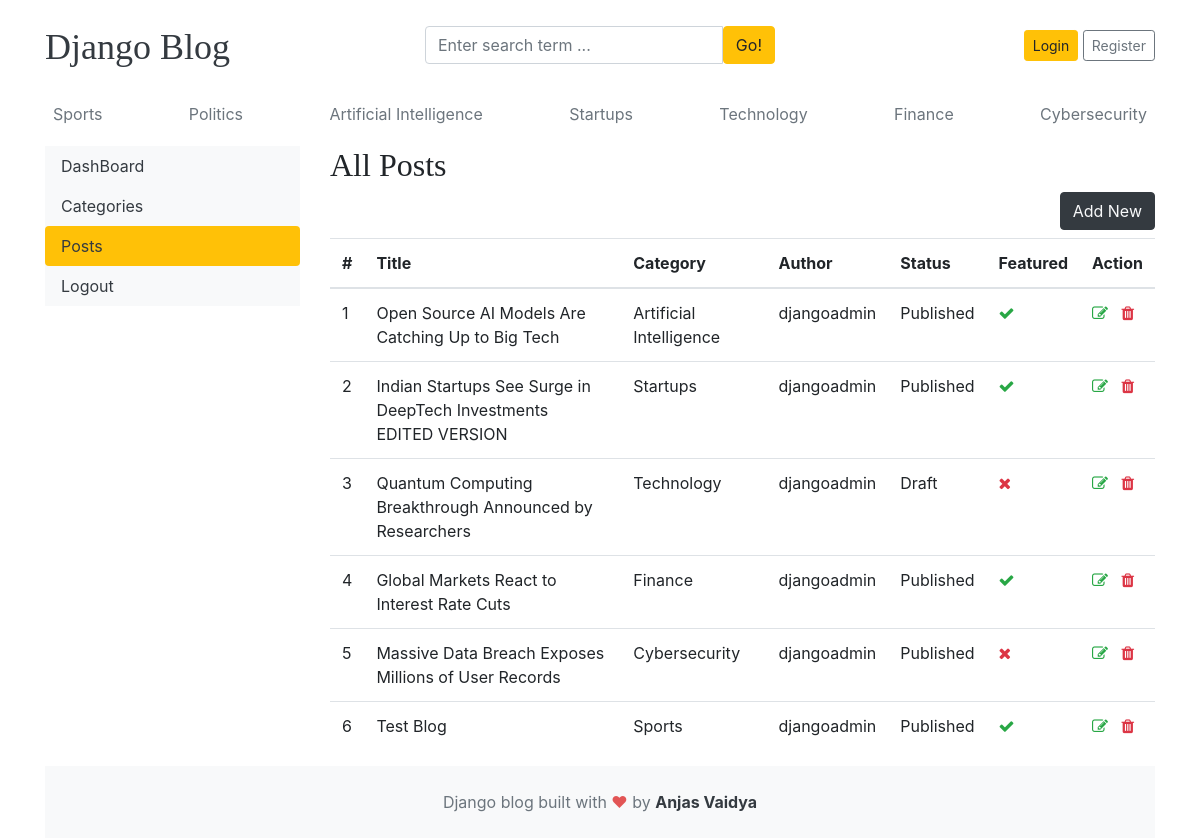
The app's page /dashboard/posts/ with its own data.
### blogs/models.py (models this page shows, shortened)
class Category(models.Model):
    category_name = models.CharField(max_length=50, unique=True)
    created_at = models.DateTimeField(auto_now_add=True)
    updated_at = models.DateTimeField(auto_now=True)
    class Meta:
        verbose_name_plural = "categories"
    def __str__(self):
        return self.category_name

class Blog(models.Model):
    title = models.CharField(max_length=100)
    slug = models.SlugField(max_length=150, unique=True, blank=True)
    category = models.ForeignKey(Category, on_delete=models.CASCADE)
    author = models.ForeignKey(User, on_delete=models.CASCADE)
    featured_image = models.ImageField(upload_to="uploads/%Y/%m/%d")
    short_description = models.TextField(max_length=500)
    blog_body = models.TextField(max_length=2000)
    status = models.CharField(max_length=20, choices=STATUS_CHOICES, default="Draft")
    is_featured = models.BooleanField(default=False)
    created_at = models.DateTimeField(auto_now_add=True)
    updated_at = models.DateTimeField(auto_now=True)

### dashboards/views.py (the view)
# urls.py: path("posts/", views.posts, name="posts"),
def posts(request):
    posts = Blog.objects.all()
    context = {
        "posts": posts,
    }
    return render(request, "dashboard/posts.html", context)

### blogs/context_processors.py (called while the page is built)
def get_categories(request):
    categories = Category.objects.all()
    return dict(categories=categories)

def get_social_links(request):
    social_links = SocialLink.objects.all()
    return dict(social_links=social_links)

### templates/dashboard/posts.html (shortened to what this page needs)
{% extends "base.html" %}
{% block content %}
  <div class="row">
    {% include 'dashboard/sidebar.html' %}
   <div class="col-md-9">
      <h2>All Posts</h2>
      <a href="{% url 'add_post' %}" class="btn btn-dark text-light float-right mb-2">Add New</a>
<table class="table table-hover">
  <thead>
    <tr>
      <th >#</th>
      <th >Title</th>
      <th >Category</th>
      <th >Author</th>
      <th >Status</th>
      <th >Featured</th>
      <th >Action</th>
    </tr>
  </thead>
  <tbody>
    <tr>
    {% for post  in posts %}
            <td>{{ forloop.counter}}</td>
            <td>{{ post.title }}</td>
            <td>{{ post.category }}</td>
            <td>{{ post.author }}</td>
            <td>{{ post.status }}</td>
            <td>{% if post.is_featured %}
             <i class="fa fa-check text-success"></i>
              {% else %}
             <i class="fa fa-times text-danger"></i>
            {% endif %}</td>
            <td>
              <a href="{% url 'edit_post' post.id %}">
              <i class="fa fa-edit text-success"></i>
              </a>
              <a href="{% url 'delete_post' post.id %}">
              <i class="fa fa-trash text-danger"></i>
              </a>
            </td>
    </tr>
    {% endfor %}
  </tbody>
</table>
    </div>
  </div>
{% endblock content %}

### templates/base.html (shortened to what this page needs)
{% load static %}
<!DOCTYPE html>
<html lang="en">
    <head>
        <link href="https://getbootstrap.com/docs/4.0/dist/css/bootstrap.min.css"
              rel="stylesheet">
        <link href="{% static 'css/blog.css' %}" rel="stylesheet">
        <link rel="stylesheet" href="https://cdnjs.cloudflare.com/ajax/libs/font-awesome/4.7.0/css/font-awesome.min.css">
    </head>
    <body>
        <div class="container">
            <header class="blog-header py-3">
                <div class="row flex-nowrap justify-content-between align-items-center">
                    <div class="col-4 pt-1">
                        <a class="blog-header-logo text-dark" href="/">Django Blog</a>
                    </div>
                    <div class="col-4">
                        <form action="{% url 'search' %}" method="GET">
                            <div class="input-group">
                                <input class="form-control"
                                       type="text"
                                       name="keyword"
                                       value="{{ keyword }}"
                                       placeholder="Enter search term ..."
                                       aria-lable="Enter search" />
                                <button type="submit"
                                        class="btn btn-warning"
                                        id="button-search"
                                        type="button">Go!</button>
                            </div>
                        </form>
                    </div>
                    <div class="col-4 d-flex justify-content-end align-items-center">
                        {% if not user.is_authenticated %}
                            <a class="btn btn-sm btn-warning" href="{% url 'login' %}">Login</a> &nbsp;
                            <a class="btn btn-sm btn-outline-secondary" href="{% url 'register' %}">Register</a>
                        {% else %}
            <span><a href="{% url 'dashboard' %}"">Dashboard</a></span>
                            &emsp;
                            <span><a href="{% url "logout" %}">Logout</a></span>
                        {% endif %}
                    </div>
                </div>
            </header>
            <div class="nav-scroller py-1 mb-2">
                <nav class="nav d-flex justify-content-between">
                    {% for cat in categories %}
                        <a class="p-2 text-muted" href="{% url 'posts_by_category' cat.id %}">{{ cat.category_name }}</a>
                    {% endfor %}
                </nav>
            </div>
            {% block content %}{% endblock %}
            <footer class="blog-footer text-center py-4 bg-light">
                <p class="mb-0 text-muted">
                    Django blog built with <span style="color:#e25555;">&#10084;</span> by
                    <span class="text-dark font-weight-bold">Anjas Vaidya</span>
                </p>
            </footer>
        </body>
    </html>

### blog_main/static/css/blog.css (style rules this page uses)
.blog-header-logo { font-family: "Playfair Display", Georgia, "Times New Roman", serif; font-size: 2.25rem; }
h1, h2, h3, h4, h5, h6 { font-family: "Playfair Display", Georgia, "Times New Roman", serif; }

### records on screen
Category: category_name "Sports"
Category: category_name "Politics"
Category: category_name "Artificial Intelligence"
Category: category_name "Startups"
Category: category_name "Technology"
Category: category_name "Finance"
Category: category_name "Cybersecurity"
Blog: title "Open Source AI Models Are Catching Up to Big Tech", category "Artificial Intelligence", author "djangoadmin", status "Published", is_featured True (drawn)
Blog: title "Indian Startups See Surge in DeepTech Investments EDITED VERSION", category "Startups", author "djangoadmin", status "Published", is_featured True (drawn)
Blog: title "Quantum Computing Breakthrough Announced by Researchers", category "Technology", author "djangoadmin", status "Draft", is_featured False (drawn)
Blog: title "Global Markets React to Interest Rate Cuts", category "Finance", author "djangoadmin", status "Published", is_featured True (drawn)
Blog: title "Massive Data Breach Exposes Millions of User Records", category "Cybersecurity", author "djangoadmin", status "Published", is_featured False (drawn)
Blog: title "Test Blog", category "Sports", author "djangoadmin", status "Published", is_featured True (drawn)
